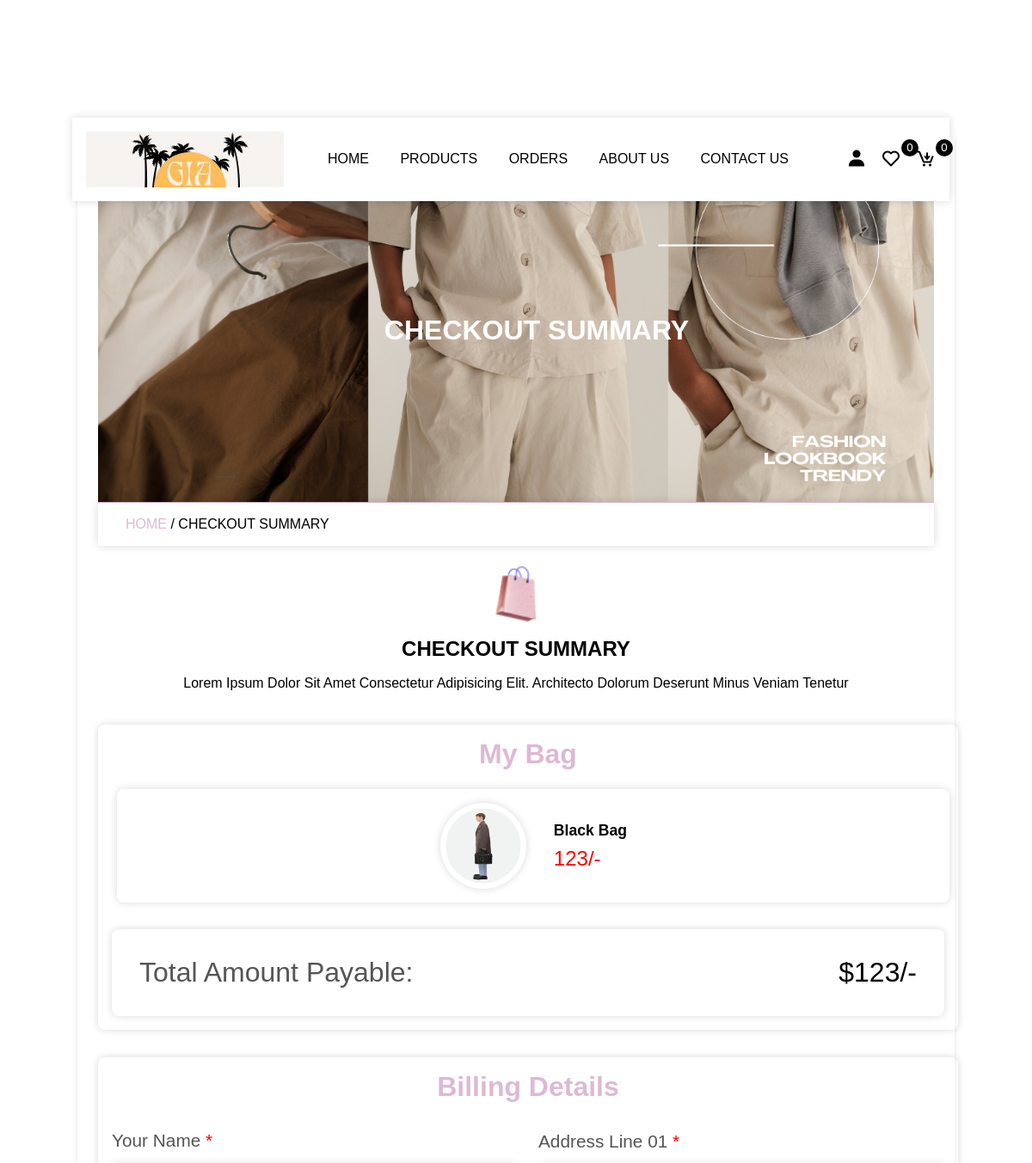
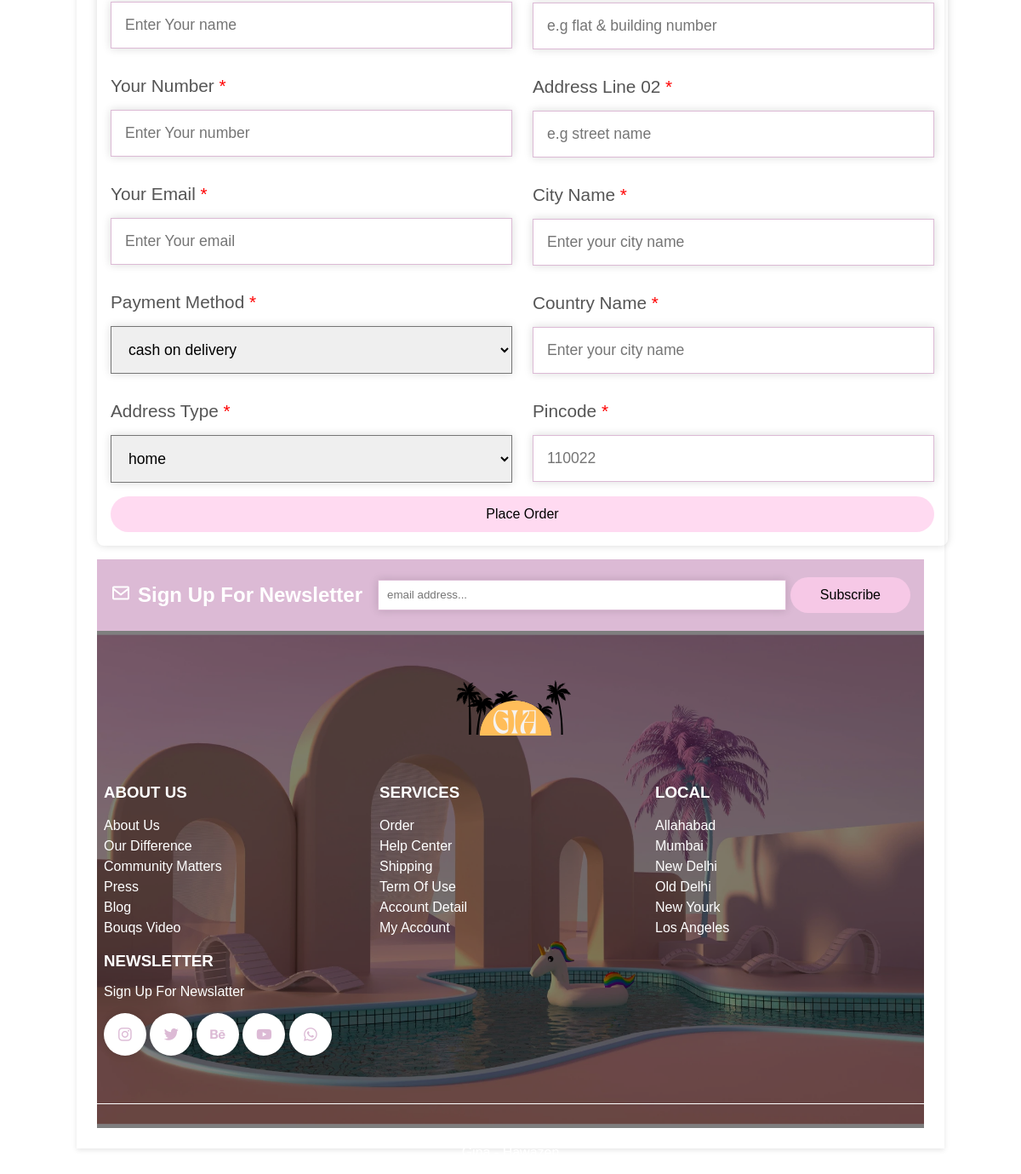
The app's page /checkout.php?get_id=BLTtlhOgq1cuz7plh4Ia with its own data (2 pictures, top to bottom).
### tables this page shows
CREATE TABLE `products` (
  `id` varchar(255) NOT NULL,
  `name` varchar(255) NOT NULL,
  `price` varchar(255) NOT NULL,
  `image` varchar(255) NOT NULL,
  `product_detail` varchar(500) NOT NULL,
  `status` varchar(100) NOT NULL
);

### checkout.php (the view, shortened to what this page needs)
<?php
 include 'components/connection.php';
?>
<!DOCTYPE html>
<html lang="en">
<head>
	<link href='https://unpkg.com/boxicons@2.1.4/css/boxicons.min.css' rel='stylesheet'>
</head>
<body>
	<?php include 'components/header.php'; ?>
	<div class="main">
		<div class="banner">
			<h1>checkout summary</h1>
		</div>
		<div class="title2">
			<a href="home.php">home </a><span>/ checkout summary</span>
		</div>
		<section class="checkout">
			<div class="title">
				<img src="img/download.png" class="logo">
				<h1>checkout summary</h1>
				<p>Lorem ipsum dolor sit amet consectetur adipisicing elit. Architecto dolorum deserunt minus veniam
                    tenetur
                </p>
            </div>
                <div class="row">
                	<form method="post">
                		<h3>billing details</h3>
                		<div class="flex">
                			<div class="box">
                				<div class="input-field">
                					<p>your name <span>*</span></p>
                					<input type="text" name="name" required maxlength="50" placeholder="Enter Your name" class="input">
                				</div>
                				<div class="input-field">
                					<p>your number <span>*</span></p>
                					<input type="number" name="number" required maxlength="10" placeholder="Enter Your number" class="input">
                				</div>
                				<div class="input-field">
                					<p>your email <span>*</span></p>
                					<input type="email" name="email" required maxlength="50" placeholder="Enter Your email" class="input">
                				</div>
                				<div class="input-field">
                					<p>payment method <span>*</span></p>
                					<select name="method" class="input">
                						<option value="cash on delivery">cash on delivery</option>
                					</select>
                				</div>
                				<div class="input-field">
                					<p>address type <span>*</span></p>
                					<select name="address_type" class="input">
                						<option value="home">home</option>
                					</select>
                				</div>
                			</div>
                			<div class="box">
                				<div class="input-field">
                					<p>address line 01 <span>*</span></p>
                					<input type="text" name="flat" required maxlength="50" placeholder="e.g flat & building number" class="input">
                				</div>
                				<div class="input-field">
                					<p>address line 02 <span>*</span></p>
                					<input type="text" name="street" required maxlength="50" placeholder="e.g street name" class="input">
                				</div>
                				<div class="input-field">
                					<p>city name <span>*</span></p>
                					<input type="text" name="city" required maxlength="50" placeholder="Enter your city name" class="input">
                				</div>
                				<div class="input-field">
                					<p>country name <span>*</span></p>
                					<input type="text" name="country" required maxlength="50" placeholder="Enter your city name" class="input">
                				</div>
                				<div class="input-field">
                					<p>pincode <span>*</span></p>
                					<input type="text" name="pincode" required maxlength="6" placeholder="110022" min="0" max="999999" class="input">
                				</div>
                			</div>
                		</div>
                		<button type="submit" name="place_order" class="btn">place order</button>
                	</form>
                	<div class="summary">
                		<h3>my bag</h3>
                		<div class="box-container">
                			<?php
                				$grand_total=0;
                				if (isset($_GET['get_id'])) {
                					$select_get = $conn->prepare("SELECT * FROM `products` WHERE id=?");
                					$select_get->execute([$_GET['get_id']]);
                					while($fetch_get = $select_get->fetch(PDO::FETCH_ASSOC)){
                						$sub_total = $fetch_get['price'];
                						$grand_total+=$sub_total;
                			?>
                			<div class="flex">
                				<img src="image/<?=$fetch_get['image']; ?>" class="image">
                				<div>
                					<h3 class="name"><?=$fetch_get['name']; ?></h3>
                					<p class="price"><?=$fetch_get['price']; ?>/-</p>
                				</div>
                			</div>
                			<?php
                					}
                				}
                			?>
                		</div>
                		<div class="grand-total"><span>total amount payable: </span>$<?= $grand_total ?>/-</div>
                	</div>
			</div>
		</section>
		<?php include 'components/footer.php'; ?>
	</div>
</body>
</html>

### records on screen
products: image (picture), name "Black Bag", price "123"

### other values on screen
$total_wishlist_items "0"
$total_cart_items "0"
$grand_total "123"
